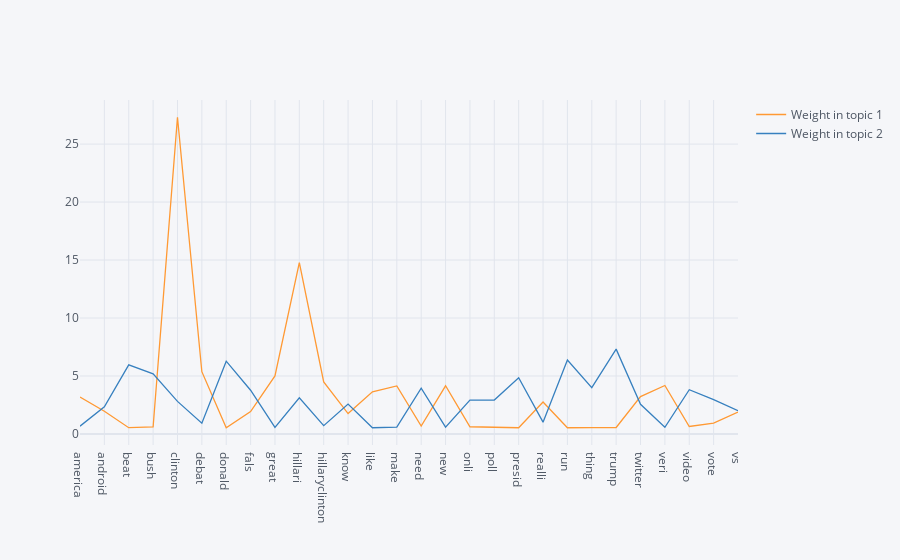

Notebook cell for this chart:
### Code cell
df.set_index('Words').iplot()

### Figure 1 — Plotly figure (JSON) as saved in the notebook; plotly's stock layout.template omitted (floating-point values rounded to 4 significant figures)
{"data": [{"line": {"color": "rgba(255, 153, 51, 1.0)", "dash": "solid", "shape": "linear", "width": 1.3}, "mode": "lines", "name": "Weight in topic 1", "text": "", "type": "scatter", "x": ["america", "android", "beat", "bush", "clinton", "debat", "donald", "fals", "great", "hillari", "hillaryclinton", "know", "like", "make", "need", "new", "onli", "poll", "presid", "realli", "run", "thing", "trump", "twitter", "veri", "video", "vote", "vs"], "y": [3.181, 1.96, 0.5403, 0.6063, 27.31, 5.369, 0.5419, 1.925, 5.007, 14.78, 4.488, 1.763, 3.641, 4.142, 0.6828, 4.155, 0.6223, 0.5503, 0.5365, 2.752, 0.5367, 0.5514, 0.5569, 3.224, 4.178, 0.6452, 0.9338, 1.885]}, {"line": {"color": "rgba(55, 128, 191, 1.0)", "dash": "solid", "shape": "linear", "width": 1.3}, "mode": "lines", "name": "Weight in topic 2", "text": "", "type": "scatter", "x": ["america", "android", "beat", "bush", "clinton", "debat", "donald", "fals", "great", "hillari", "hillaryclinton", "know", "like", "make", "need", "new", "onli", "poll", "presid", "realli", "run", "thing", "trump", "twitter", "veri", "video", "vote", "vs"], "y": [0.6725, 2.338, 5.961, 5.185, 2.81, 0.9249, 6.279, 3.773, 0.5648, 3.121, 0.7163, 2.579, 0.5367, 0.5866, 3.952, 0.5931, 2.914, 2.926, 4.852, 1.017, 6.378, 3.992, 7.317, 2.561, 0.5817, 3.814, 2.956, 2.007]}], "layout": {"legend": {"bgcolor": "#F5F6F9", "font": {"color": "#4D5663"}}, "paper_bgcolor": "#F5F6F9", "plot_bgcolor": "#F5F6F9", "title": {"font": {"color": "#4D5663"}}, "xaxis": {"gridcolor": "#E1E5ED", "showgrid": true, "tickfont": {"color": "#4D5663"}, "title": {"font": {"color": "#4D5663"}, "text": ""}, "zerolinecolor": "#E1E5ED"}, "yaxis": {"gridcolor": "#E1E5ED", "showgrid": true, "tickfont": {"color": "#4D5663"}, "title": {"font": {"color": "#4D5663"}, "text": ""}, "zerolinecolor": "#E1E5ED"}}}
